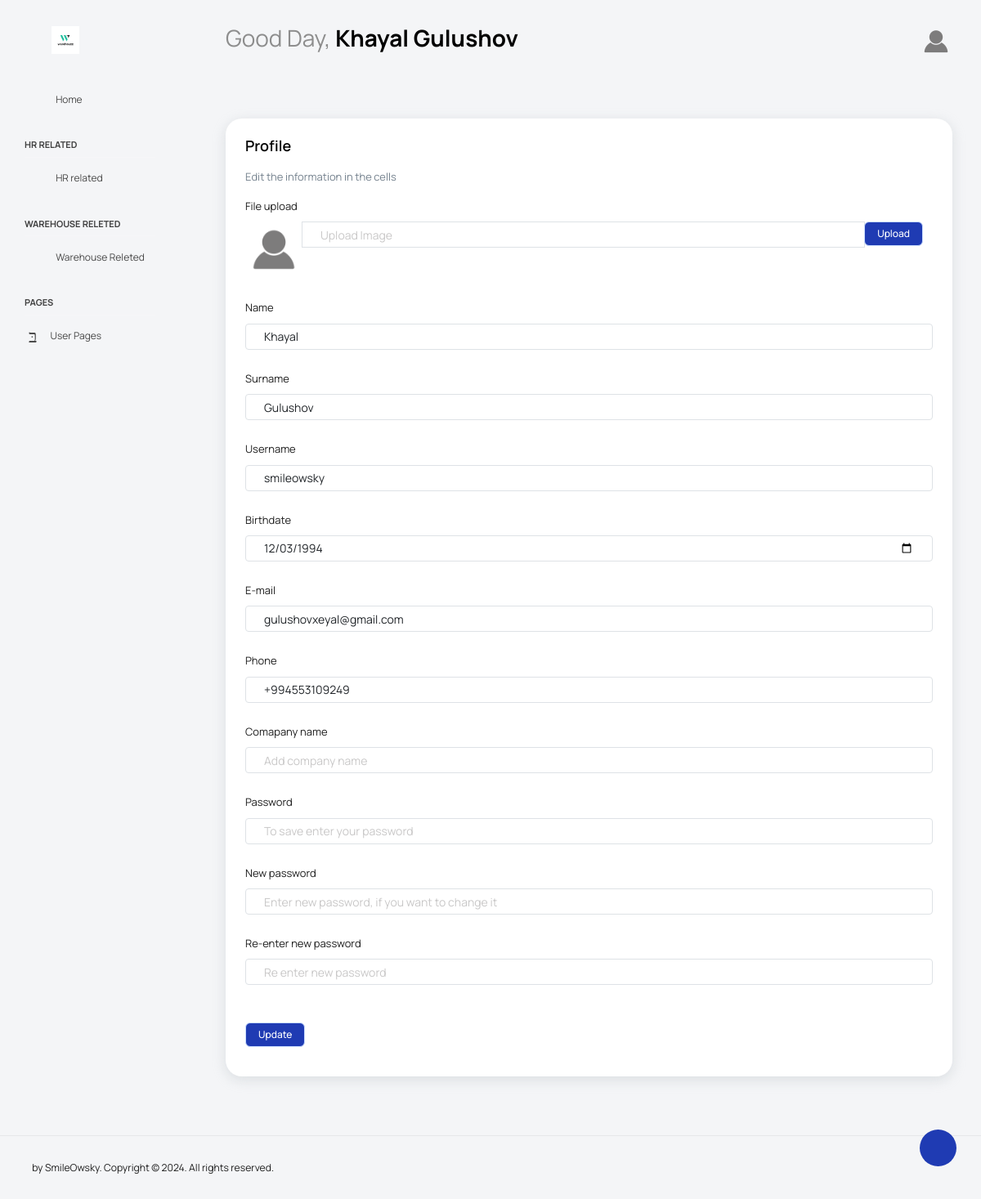
The page /user_profile (signed in) on the database as committed earlier.
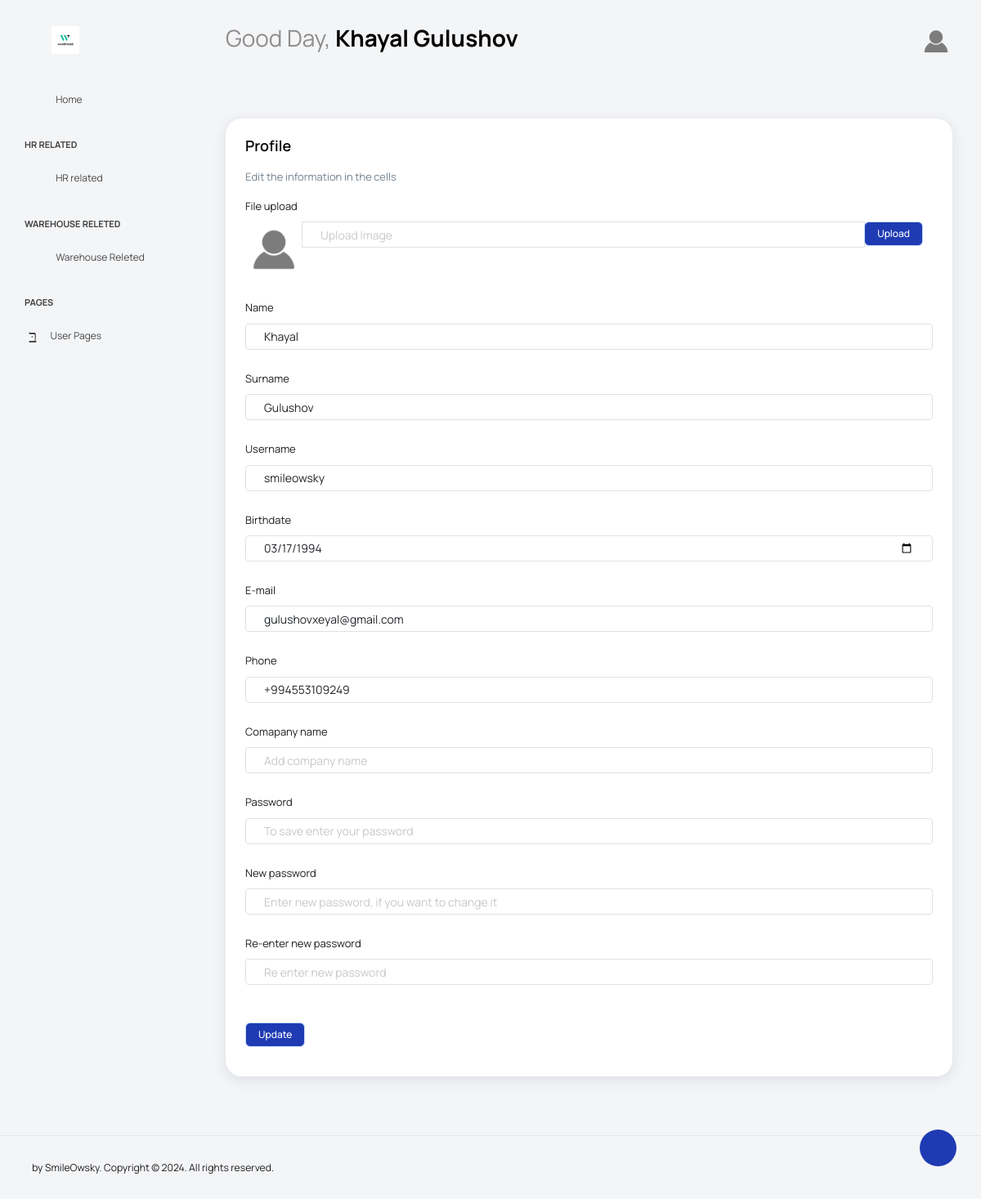
The same page on the database as committed later.
### main/models.py (models this page shows)
class myUser(AbstractUser):
    profile_photo = models.ImageField(
        upload_to='media/', blank=True, null=True)
    comp_name = models.CharField(max_length=20)
    birth_date = models.DateField()
    phone = models.CharField(max_length=15)

### main/views.py (the view)
# urls.py: path('user_profile', views.user_profile, name='user_profile'),
def user_profile(request):
    return render(request, 'profile.html')

### main/templates/profile.html (shortened to what this page needs)
{% extends 'main_layout.html' %}
{% block 'content' %}
<div class="row">
  <div class="col-12 grid-margin stretch-card">
    <div class="card">
      <div class="card-body">
        <h4 class="card-title">Profile</h4>
        <p class="card-description">
          Edit the information in the cells
        </p>
        <form method="post" enctype="multipart/form-data" action="{% url 'user_profile_update' %}">
          <div class="form-group">
            <label>File upload</label>
            <div class="input-group col-xs-12">
              <img class="img-md rounded-circle" style="width: 70px; height: 60;"
                src="{% if request.user.profile_photo == '' %}/uploads/default_profile_pic.png{% else %} {{ request.user.profile_photo }} {% endif %}">
              <input type="text" class="form-control file-upload-info" disabled placeholder="Upload Image" name="photo">
              <span class="input-group-append">
                <button class="file-upload-browse btn btn-primary text-white" type="button">Upload</button>
              </span>
            </div>
          </div>
          <div class="form-group">
            <label>Name</label>
            <input type="text" name="name" value="{{request.user.first_name}}" class="form-control">
          </div>
          <div class="form-group">
            <label>Surname</label>
            <input type="text" name="surname" value="{{request.user.last_name}}" class="form-control">
          </div>
          <div class="form-group">
            <label>Username</label>
            <input type="text" name="user_name" value="{{request.user.username}}" class="form-control">
          </div>
          <div class="form-group">
            <label>Birthdate</label>
            <input type="date" name="u_birth" value="{{request.user.birth_date | date:'Y-m-d'}}" class="form-control">
          </div>
          <div class="form-group">
            <label>E-mail</label>
            <input type="email" name="email" value="{{request.user.email}}" class="form-control">
          </div>
          <div class="form-group">
            <label>Phone</label>
            <input type="tel" name="tel_n" value="{{request.user.phone}}" placeholder="Add phone number"
              class="form-control">
          </div>
          <div class="form-group">
            <label>Comapany name</label>
            <input type="text" name="company_n" value="{{request.user.comp_name}}" placeholder="Add company name"
              class="form-control">
          </div>
          <div class="form-group">
            <label>Password</label>
            <input type="password" name="password" placeholder="To save enter your password" class="form-control">
          </div>
          <div class="form-group">
            <label>New password</label>
            <input type="password" name="n_password" placeholder="Enter new password, if you want to change it"
              class="form-control">
          </div>
          <div class="form-group">
            <label>Re-enter new password</label>
            <input type="password" name="c_password" placeholder="Re enter new password" class="form-control"><br>
          </div>
          <button type="submit" name="update" class="btn btn-primary me-2 text-white">Update</button>
        </form>
      </div>
    </div>
  </div>
</div>
{% endblock %}

### main/templates/main_layout.html (shortened to what this page needs)
{% load static %}
{% if request.user.is_authenticated %}
<!DOCTYPE html>
<html lang="en">
<head>
  <link rel="stylesheet" href="{% static 'vendors/feather/feather.css' %}">
  <link rel="stylesheet" href="{% static 'vendors/mdi/css/materialdesignicons.min.css' %}">
  <link rel="stylesheet" href="{% static 'vendors/ti-icons/css/themify-icons.css' %}">
  <link rel="stylesheet" href="{% static 'vendors/typicons/typicons.css' %}">
  <link rel="stylesheet" href="{% static 'vendors/simple-line-icons/css/simple-line-icons.css' %}">
  <link rel="stylesheet" href="{% static 'vendors/css/vendor.bundle.base.css' %}">
  <link rel="stylesheet" href="{% static 'css/vertical-layout-light/style.css' %}">
  <link rel="stylesheet" href="https://rawgit.com/enyo/dropzone/master/dist/dropzone.css">
</head>
<body>
  <div class="container-scroller">
    <nav class="navbar default-layout col-lg-12 col-12 p-0 fixed-top d-flex align-items-top flex-row">
      <div class="text-center navbar-brand-wrapper d-flex align-items-center justify-content-start">
        <div class="me-3">
          <button class="navbar-toggler navbar-toggler align-self-center" type="button" data-bs-toggle="minimize">
            <span class="icon-menu"></span>
          </button>
        </div>
        <div>
          <a class="navbar-brand brand-logo" href="{% url 'home' %}">
            <img src="/uploads/warehouse_as_a_service_logo.png" alt="logo">
          </a>
        </div>
      </div>
      <div class="navbar-menu-wrapper d-flex align-items-top">
        <ul class="navbar-nav">
          <li class="nav-item font-weight-semibold d-none d-lg-block ms-0">
            {% if request.user.is_authenticated %}
            <h1 class="welcome-text">Good Day, <span class="text-black fw-bold">{{request.user.first_name}}
                {{request.user.last_name}}</span></h1>
            {% else %}
            <h1 class="welcome-text">Welcome to "WarehouzZ"<span class="text-black fw-bold"></span></h1>
            <h3 class="welcome-sub-text">To use the "WarehouzZ" please register or log in to your account</h3>
            {% endif %}
          </li>
        </ul>
        <ul class="navbar-nav ms-auto">
          <li class="nav-item">
            <form method="post" class="search-form" action="#table">
              <i class="icon-search"></i>
              <input type="search" name="question" class="form-control" placeholder="Search Here" title="Search here">
            </form>
          </li>
          <li class="nav-item dropdown d-none d-lg-block user-dropdown">
            <a class="nav-link" id="UserDropdown" href="#" data-bs-toggle="dropdown" aria-expanded="false">
              {% if request.user.is_authenticated %}
              <img class="img-xs rounded-circle"
                src="{% if request.user.profile_photo == '' %}/uploads/default_profile_pic.png {% else %} {{ request.user.profile_photo }} {% endif %}"
                alt="Profile image" style="width: 40px; height: 40px;"> </a>
            {% else %}
            <img class="img-xs rounded-circle" src="/uploads/default_profile_pic.png" alt="Profile image"
              style="width: 40px; height: 40px;"> </a>
            {% endif %}
          </li>
        </ul>
      </div>
    </nav>
    <div class="container-fluid page-body-wrapper">
      <div class="theme-setting-wrapper">
        <div id="settings-trigger"><i class="ti-settings"></i></div>
      </div>
      <nav class="sidebar sidebar-offcanvas" id="sidebar">
        <ul class="nav">
          <li class="nav-item">
            <a class="nav-link" href="{% url 'home' %}">
              <i class="mdi mdi-home menu-icon"></i>
              <span class="menu-title">Home</span>
            </a>
          </li>
          {% if request.user.is_authenticated %}
          <li class="nav-item nav-category">HR Related</li>
          <li class="nav-item">
            <a class="nav-link" data-bs-toggle="collapse" href="#ui-basic" aria-expanded="false"
              aria-controls="ui-basic">
              <i class="mdi mdi-file-document menu-icon"></i>
              <span class="menu-title">HR related</span>
              <i class="menu-arrow"></i>
            </a>
          </li>
          <li class="nav-item nav-category">Warehouse Releted</li>
          <li class="nav-item">
            <a class="nav-link" data-bs-toggle="collapse" href="#form-elements" aria-expanded="false"
              aria-controls="form-elements">
              <i class="mdi mdi-store menu-icon"></i>
              <span class="menu-title">Warehouse Releted</span>
              <i class="menu-arrow"></i>
            </a>
          </li>
          <li class="nav-item nav-category">pages</li>
          <li class="nav-item">
            <a class="nav-link" data-bs-toggle="collapse" href="#auth" aria-expanded="false" aria-controls="auth">
              <i class="menu-icon mdi mdi-account-circle-outline"></i>
              <span class="menu-title">User Pages</span>
              <i class="menu-arrow"></i>
            </a>
          </li>
          {% endif %}
        </ul>
      </nav>
      <div class="main-panel">
        <div class="content-wrapper">
          <div class="row">
            <div class="col-sm-12">
              <div class="home-tab">
                <div class="tab-content tab-content-basic">
                  <div class="tab-pane fade show active" id="overview" role="tabpanel" aria-labelledby="overview">
                    {% block 'content' %} {% endblock %}
                  </div>
                </div>
              </div>
            </div>
          </div>
        </div>
      </div>
    </div>
    <footer class="footer">
      <div class="d-sm-flex justify-content-center justify-content-sm-between">
        <span class="float-none float-sm-right d-block mt-1 mt-sm-0 text-center">by SmileOwsky. Copyright © 2024. All
          rights
          reserved.</span>
      </div>
    </footer>
  </div>
</body>
</html>
{%else%}
<meta http-equiv="refresh" content="0; URL={%url 'home'%}">
{%endif%}

Rows that differ between the two databases and show on the page:
changed myUser "Khayal": u_birth "12/03/1994" → "03/17/1994"
